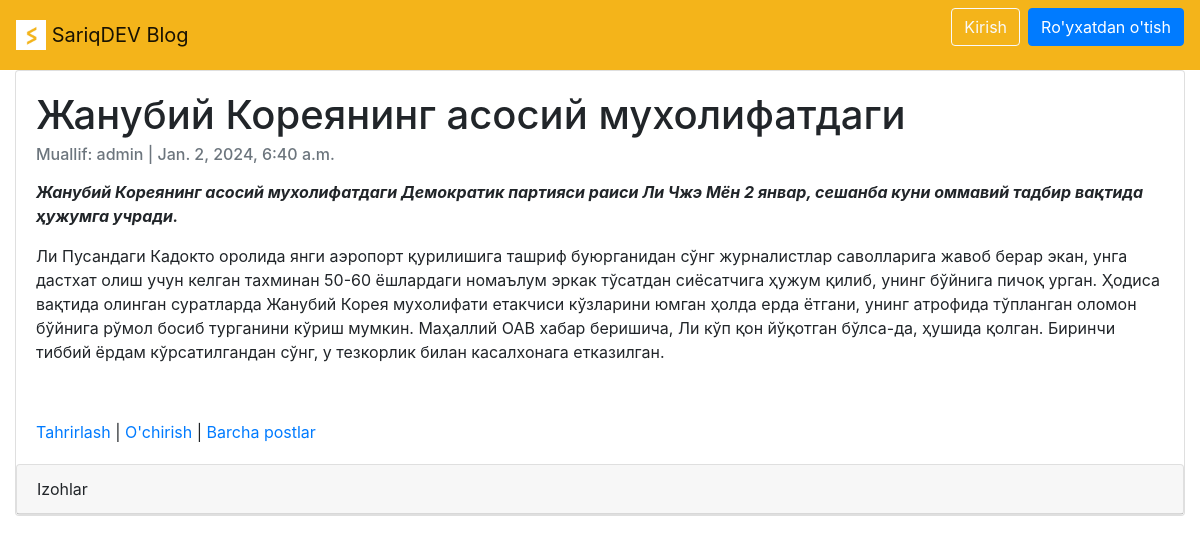
Page /articles/2/ on the committed database.
### articles/models.py (models this page shows, shortened)
class Article(models.Model):
    title = models.CharField(max_length=150)
    summary = models.CharField(max_length=200, blank=True)
    body = RichTextField() #models.TextField() #
    photo = models.ImageField(upload_to='images/', blank=True)
    date = models.DateTimeField(auto_now_add=True)
    author = models.ForeignKey(
        get_user_model(),
        on_delete=models.CASCADE,
    )

### accounts/models.py (models this page shows)
class CustomUser(AbstractUser):
    age = models.PositiveIntegerField(null=True, blank=True)

### articles/views.py (the view)
# urls.py: path('<int:pk>/', ArticleDetailView.as_view(), name='article_detail'),
class ArticleDetailView(DetailView):
    model = Article
    template_name = 'article_detail.html'

### templates/article_detail.html (shortened to what this page needs)
{% extends 'base.html' %}
{% block content %}
    <div class="container-fluid">
        <div class="card" >
          <div class="card-body">
              <h1 class="card-title">{{ object.title }}</h1>
              <h6 class="card-subtitle mb-2 text-muted">Muallif: {{ object.author }} | {{ object.date }}</h6>
              <p class="card-text">{{ object.body | safe}}</p>
              <a href="{% url 'article_edit' article.pk %}">Tahrirlash</a> |
              <a href="{% url 'article_delete' article.pk %}">O'chirish</a> |
              <a href="{% url 'article_list' %}">Barcha postlar</a>
          </div>
            <div class="card">
                <div class="card-header">Izohlar</div>
            </div>
        </div>
    </div>
{% endblock content %}

### rows in the picture
Article: title "Жанубий Кореянинг асосий мухолифатдаги", author "admin", date "Jan. 2, 2024, 6:40 a.m.", body "Жанубий Кореянинг асосий мухолифатдаги Демократик партияси раиси Ли Чжэ Мён 2 январ, сешанба куни оммавий тадбир вақтида ҳужумга учради. Ли Пусандаги Кадокто оролида янги аэропорт қурилишига ташриф буюрганидан сўнг журналистлар саволларига жавоб берар экан, унга дастхат олиш учун келган тахминан 50-60 ёшлардаги номаълум эркак тўсатдан сиёсатчига ҳужум қилиб, унинг бўйнига пичоқ урган. Ҳодиса вақтида олинган суратларда Жанубий Корея мухолифати етакчиси кўзларини юмган ҳолда ерда ётгани, унинг атрофида тўпланган оломон бўйнига рўмол босиб турганини кўриш мумкин. Маҳаллий ОАВ хабар беришича, Ли кўп қон йўқотган бўлса-да, ҳушида қолган. Биринчи тиббий ёрдам кўрсатилгандан сўнг, у тезкорлик…"
